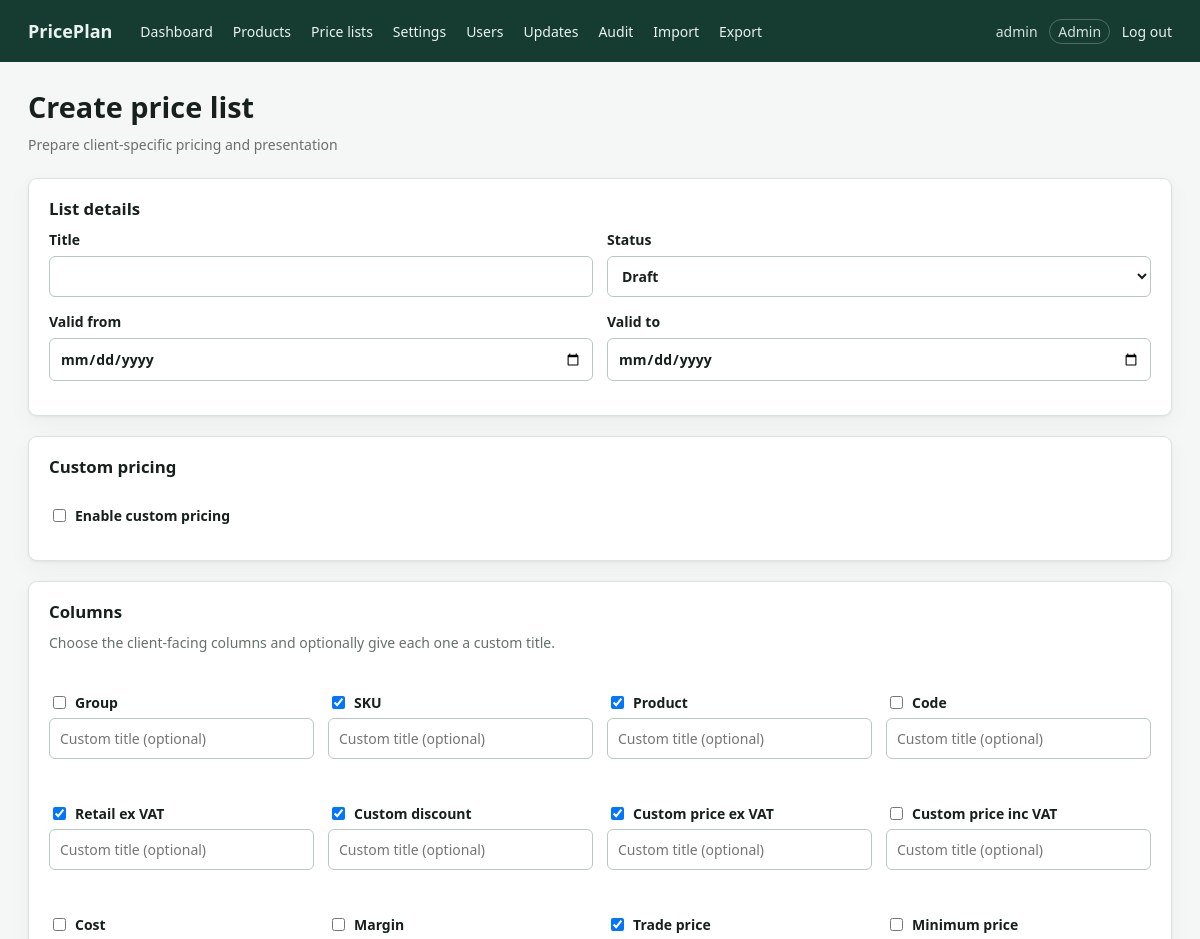
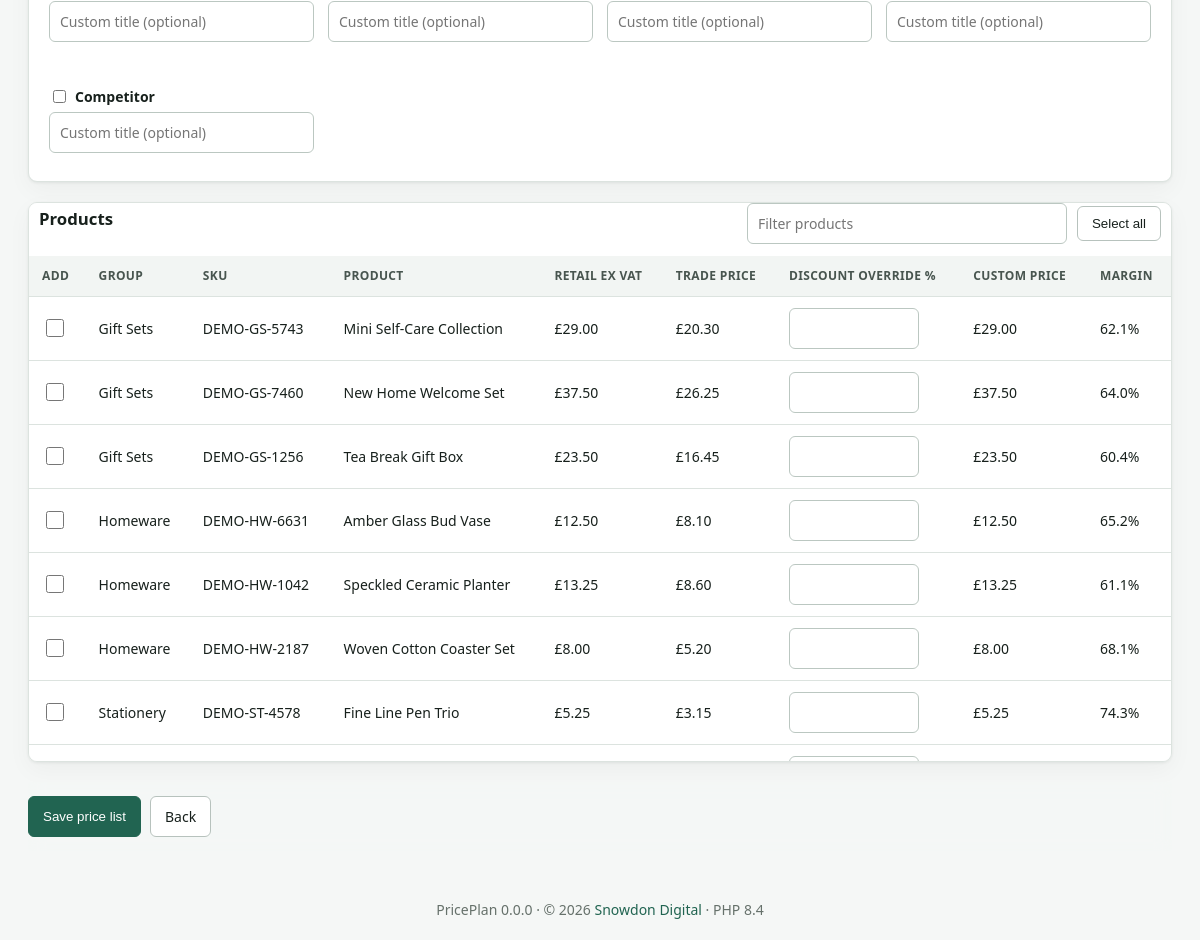
Screenshot of /pricelist.php (signed in) with the database file from the repository (2 pictures, top to bottom).
### tables this page shows
CREATE TABLE users (
 id INT UNSIGNED AUTO_INCREMENT PRIMARY KEY,
 username VARCHAR(80) NOT NULL UNIQUE,
 email VARCHAR(190) NOT NULL UNIQUE,
 password_hash VARCHAR(255) NOT NULL,
 role ENUM('admin','manager','editor','viewer') NOT NULL DEFAULT 'viewer',
 is_active TINYINT(1) NOT NULL DEFAULT 1,
 last_login_at DATETIME NULL,
 created_at DATETIME NOT NULL DEFAULT CURRENT_TIMESTAMP,
 updated_at DATETIME NOT NULL DEFAULT CURRENT_TIMESTAMP ON UPDATE CURRENT_TIMESTAMP
);

CREATE TABLE products (
 id BIGINT UNSIGNED AUTO_INCREMENT PRIMARY KEY,
 group_id INT UNSIGNED NULL,
 sku VARCHAR(100) NULL,
 product_name VARCHAR(255) NOT NULL,
 product_code VARCHAR(100) NULL,
 unit_cost DECIMAL(14,5) NULL,
 labour_cost DECIMAL(14,5) NOT NULL DEFAULT 0,
 target_margin DECIMAL(8,6) NOT NULL DEFAULT .8,
 preferred_price_override DECIMAL(14,4) NULL,
 msrp DECIMAL(14,4) NULL,
 competitor_price DECIMAL(14,4) NULL,
 retail_price DECIMAL(14,4) NULL COMMENT 'Excluding VAT',
 trade_discount DECIMAL(8,6) NOT NULL DEFAULT .4,
 trade_price DECIMAL(14,4) NULL,
 minimum_margin DECIMAL(8,6) NOT NULL DEFAULT .2,
 is_wholesale TINYINT(1) NOT NULL DEFAULT 0,
 archived_at DATETIME NULL,
 created_by INT UNSIGNED NULL,
 updated_by INT UNSIGNED NULL,
 created_at DATETIME NOT NULL DEFAULT CURRENT_TIMESTAMP,
 updated_at DATETIME NOT NULL DEFAULT CURRENT_TIMESTAMP ON UPDATE CURRENT_TIMESTAMP,
 INDEX idx_product_name(product_name), INDEX idx_sku(sku), INDEX idx_code(product_code),
 INDEX idx_archived(archived_at), INDEX idx_updated(updated_at),
 CONSTRAINT fk_product_group FOREIGN KEY(group_id) REFERENCES product_groups(id) ON DELETE SET NULL,
 CONSTRAINT fk_product_creator FOREIGN KEY(created_by) REFERENCES users(id) ON DELETE SET NULL,
 CONSTRAINT fk_product_updater FOREIGN KEY(updated_by) REFERENCES users(id) ON DELETE SET NULL
);

CREATE TABLE product_groups (
 id INT UNSIGNED AUTO_INCREMENT PRIMARY KEY,
 name VARCHAR(150) NOT NULL UNIQUE,
 preferred_margin DECIMAL(8,6) NULL,
 created_at DATETIME NOT NULL DEFAULT CURRENT_TIMESTAMP
);

### public/pricelist.php (the view, shortened to what the rows shown need)
<?php
require_once dirname(__DIR__) . '/app/layout.php';
require_permission('pricelists');
$id = (int)($_GET['id'] ?? 0);
$list = $id ? fetch_price_list($id) : null;
if ($_SERVER['REQUEST_METHOD'] === 'POST') {
    verify_csrf();
    require_permission('edit');
    $list = clean_price_list($_POST);
    $productIds = array_values(array_unique(array_map('intval', $_POST['product_ids'] ?? [])));
    $discountPcts = $_POST['custom_discount_pct'] ?? [];
    $items = [];
    foreach ($productIds as $productId) {
        if ($productId <= 0) continue;
        $raw = $discountPcts[$productId] ?? '';
        $items[] = [
            'product_id' => $productId,
            'custom_discount' => $list['custom_pricing_enabled'] && $raw !== '' && is_numeric($raw) ? max(0.0, min(0.9999, (float)$raw / 100)) : null,
        ];
    }
    $errors = validate_price_list($list, $productIds);
    if (!$errors) {
        $saved = save_price_list($list, $items, $id ?: null);
        flash('success', 'Price list saved.');
        redirect('pricelist.php?id=' . $saved);
    }
} elseif (!$list) {
    $list = clean_price_list(['status' => 'draft']);
}
$selected = [];
$products = db()->query('SELECT p.*,g.name group_name FROM products p LEFT JOIN product_groups g ON g.id=p.group_id WHERE p.archived_at IS NULL ORDER BY g.name,p.product_name')->fetchAll();
page_header($id ? 'Edit price list' : 'Create price list');
?>
<div class="page-title"><div><h1><?= $id ? 'Edit price list' : 'Create price list' ?></h1><p class="muted"><?= e($list['title'] ?: 'Prepare client-specific pricing and presentation') ?></p></div></div>
<form method="post" id="price-list-form" data-vat="<?= e((string)setting('vat_rate', .2)) ?>">
<section class="card">
 <h2>List details</h2>
</section>
<section class="card">
 <h2>Custom pricing</h2>
</section>
<section class="card">
 <h2>Columns</h2>
</section>
<section class="card table-wrap product-picker">
 <div class="card-head"><h2>Products</h2><div class="product-picker-actions"><input type="search" placeholder="Filter products" data-product-filter><button class="button" type="button" data-select-products>Select all</button></div></div>
 <table><thead><tr><th>Add</th><th>Group</th><th>SKU</th><th>Product</th><th>Retail ex VAT</th><th>Trade price</th><th>Discount override %</th><th>Custom price</th><th>Margin</th></tr></thead><tbody>
 <?php foreach($products as $p): $isSelected=isset($selected[(int)$p['id']]); $lineDiscount=$isSelected ? $selected[(int)$p['id']]['custom_discount'] : null; $line=price_list_line($p,$list,$lineDiscount === null ? null : (float)$lineDiscount); ?>
  <tr data-price-list-row data-filter-text="<?= e(strtolower(trim(($p['group_name'] ?? '') . ' ' . ($p['sku'] ?? '') . ' ' . $p['product_name'] . ' ' . ($p['product_code'] ?? '')))) ?>" data-retail="<?= e($p['retail_price'] ?? '') ?>" data-trade="<?= e($p['trade_price'] ?? '') ?>" data-cost="<?= e((string)($line['total_cost'] ?? '')) ?>">
   <td><input type="checkbox" name="product_ids[]" value="<?= e($p['id']) ?>" <?= $isSelected?'checked':'' ?>></td>
   <td><?= e($p['group_name'] ?: '') ?></td>
   <td><?= e($p['sku'] ?: '') ?></td>
   <td><?= e($p['product_name']) ?></td>
   <td><?= e(money($p['retail_price'] === null ? null : (float)$p['retail_price'])) ?></td>
   <td><?= e(money($p['trade_price'] === null ? null : (float)$p['trade_price'])) ?></td>
   <td><input class="line-discount" type="number" step=".01" min="0" max="99.99" name="custom_discount_pct[<?= e($p['id']) ?>]" value="<?= e($lineDiscount === null ? '' : (string)((float)$lineDiscount * 100)) ?>"></td>
   <td data-final-price><?= e(money($line['final_price'])) ?></td>
   <td data-final-margin><?= e(percent($line['margin'])) ?></td>
  </tr>
 <?php endforeach ?>
 </tbody></table>
</section>
</form>
<?php page_footer(); ?>

### app/layout.php (shortened to what the rows shown need)
<?php
function page_header(string $title): void
{
    $u = user();
    ?><!doctype html>
<html lang="en"><head>
<link rel="stylesheet" href="<?= e(url('../assets/css/app.css?v=' . rawurlencode(app_version()))) ?>">
</head><body>
<?php if ($u): ?><header class="topbar">
  <a class="brand" href="<?= e(url('dashboard.php')) ?>"><?= e(config('site_name')) ?></a>
  <nav>
    <a href="<?= e(url('dashboard.php')) ?>">Dashboard</a>
    <a href="<?= e(url('products.php')) ?>">Products</a>
    <a href="<?= e(url('pricelists.php')) ?>">Price lists</a>
    <?php if (can('settings')): ?><a href="<?= e(url('settings.php')) ?>">Settings</a><a href="<?= e(url('users.php')) ?>">Users</a><a href="<?= e(url('updates.php')) ?>">Updates</a><?php endif ?>
    <a href="<?= e(url('audit.php')) ?>">Audit</a>
    <?php if (can('import')): ?><a href="<?= e(url('import.php')) ?>">Import</a><?php endif ?>
    <?php if (can('export')): ?><a href="<?= e(url('export.php')) ?>">Export</a><?php endif ?>
  </nav>
  <div class="account"><?= e($u['username']) ?> <span class="role"><?= e(ucfirst($u['role'])) ?></span> <a href="<?= e(url('logout.php')) ?>">Log out</a></div>
</header><?php endif ?>
<main class="container">
<?php
}
function page_footer(): void
{
    ?></main></body></html><?php
}

### rows the page displays
users: username "admin", role "Admin"
products: group.name "Gift Sets", sku "DEMO-GS-5743", product_name "Mini Self-Care Collection", retail_price "£29.00", trade_price "£20.30", final_price "£29.00", margin "62.1%"
products: group.name "Gift Sets", sku "DEMO-GS-7460", product_name "New Home Welcome Set", retail_price "£37.50", trade_price "£26.25", final_price "£37.50", margin "64.0%"
products: group.name "Gift Sets", sku "DEMO-GS-1256", product_name "Tea Break Gift Box", retail_price "£23.50", trade_price "£16.45", final_price "£23.50", margin "60.4%"
products: group.name "Homeware", sku "DEMO-HW-6631", product_name "Amber Glass Bud Vase", retail_price "£12.50", trade_price "£8.10", final_price "£12.50", margin "65.2%"
products: group.name "Homeware", sku "DEMO-HW-1042", product_name "Speckled Ceramic Planter", retail_price "£13.25", trade_price "£8.60", final_price "£13.25", margin "61.1%"
products: group.name "Homeware", sku "DEMO-HW-2187", product_name "Woven Cotton Coaster Set", retail_price "£8.00", trade_price "£5.20", final_price "£8.00", margin "68.1%"
products: group.name "Stationery", sku "DEMO-ST-4578", product_name "Fine Line Pen Trio", retail_price "£5.25", trade_price "£3.15", final_price "£5.25", margin "74.3%"

### other values shown
config('site_name') "PricePlan"
$list['title'] ?: 'Prepare client-specific pricing and presentation' "Prepare client-specific pricing and presentation"
$label "Group"
$label "SKU"
$label "Product"
$label "Code"
$label "Retail ex VAT"
$label "Custom discount"
$label "Custom price ex VAT"
$label "Custom price inc VAT"
$label "Cost"
$label "Margin"
$label "Trade price"
$label "Minimum price"
$label "Competitor"
